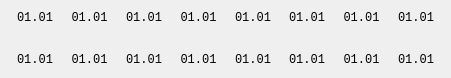
   <widget class="QWidget" name="horizontalLayoutWidget">
    <property name="geometry">
     <rect>
      <x>10</x>
      <y>50</y>
      <width>451</width>
      <height>71</height>
     </rect>
    </property>
    <layout class="QHBoxLayout" name="horizontalLayout">
     <item>
      <layout class="QVBoxLayout" name="verticalLayout_2">
       <item>
        <widget class="QLabel" name="date_label_1">
         <property name="sizePolicy">
          <sizepolicy hsizetype="Preferred" vsizetype="Preferred">
           <horstretch>0</horstretch>
           <verstretch>0</verstretch>
          </sizepolicy>
         </property>
         <property name="font">
          <font>
           <family>Courier New</family>
           <pointsize>9</pointsize>
          </font>
         </property>
         <property name="cursor">
          <cursorShape>ArrowCursor</cursorShape>
         </property>
         <property name="layoutDirection">
          <enum>Qt::LeftToRight</enum>
         </property>
         <property name="text">
          <string>01.01</string>
         </property>
         <property name="alignment">
          <set>Qt::AlignCenter</set>
         </property>
         <property name="wordWrap">
          <bool>false</bool>
         </property>
        </widget>
       </item>
       <item alignment="Qt::AlignHCenter">
        <widget class="QLabel" name="icon_label_1">
         <property name="minimumSize">
          <size>
           <width>16</width>
           <height>16</height>
          </size>
         </property>
         <property name="maximumSize">
          <size>
           <width>16</width>
           <height>16</height>
          </size>
         </property>
         <property name="styleSheet">
          <string notr="true"/>
         </property>
         <property name="text">
          <string/>
         </property>
         <property name="alignment">
          <set>Qt::AlignCenter</set>
         </property>
        </widget>
       </item>
       <item>
        <widget class="QLabel" name="temp_label_1">
         <property name="sizePolicy">
          <sizepolicy hsizetype="Preferred" vsizetype="Preferred">
           <horstretch>0</horstretch>
           <verstretch>0</verstretch>
          </sizepolicy>
         </property>
         <property name="font">
          <font>
           <family>Courier New</family>
           <pointsize>9</pointsize>
          </font>
         </property>
         <property name="cursor">
          <cursorShape>ArrowCursor</cursorShape>
         </property>
         <property name="layoutDirection">
          <enum>Qt::LeftToRight</enum>
         </property>
         <property name="text">
          <string>01.01</string>
         </property>
         <property name="alignment">
          <set>Qt::AlignCenter</set>
         </property>
         <property name="wordWrap">
          <bool>false</bool>
         </property>
        </widget>
       </item>
      </layout>
     </item>
     <item>
      <layout class="QVBoxLayout" name="verticalLayout_3">
       <item>
        <widget class="QLabel" name="date_label_2">
         <property name="sizePolicy">
          <sizepolicy hsizetype="Preferred" vsizetype="Preferred">
           <horstretch>0</horstretch>
           <verstretch>0</verstretch>
          </sizepolicy>
         </property>
         <property name="font">
          <font>
           <family>Courier New</family>
           <pointsize>9</pointsize>
          </font>
         </property>
         <property name="cursor">
          <cursorShape>ArrowCursor</cursorShape>
         </property>
         <property name="layoutDirection">
          <enum>Qt::LeftToRight</enum>
         </property>
         <property name="text">
          <string>01.01</string>
         </property>
         <property name="alignment">
          <set>Qt::AlignCenter</set>
         </property>
         <property name="wordWrap">
          <bool>false</bool>
         </property>
        </widget>
       </item>
       <item alignment="Qt::AlignHCenter">
        <widget class="QLabel" name="icon_label_2">
         <property name="minimumSize">
          <size>
           <width>16</width>
           <height>16</height>
          </size>
         </property>
         <property name="maximumSize">
          <size>
           <width>16</width>
           <height>16</height>
          </size>
         </property>
         <property name="styleSheet">
          <string notr="true"/>
         </property>
         <property name="text">
          <string/>
         </property>
         <property name="alignment">
          <set>Qt::AlignCenter</set>
         </property>
        </widget>
       </item>
       <item>
        <widget class="QLabel" name="temp_label_2">
         <property name="sizePolicy">
          <sizepolicy hsizetype="Preferred" vsizetype="Preferred">
           <horstretch>0</horstretch>
           <verstretch>0</verstretch>
          </sizepolicy>
         </property>
         <property name="font">
          <font>
           <family>Courier New</family>
           <pointsize>9</pointsize>
          </font>
         </property>
         <property name="cursor">
          <cursorShape>ArrowCursor</cursorShape>
         </property>
         <property name="layoutDirection">
          <enum>Qt::LeftToRight</enum>
         </property>
         <property name="text">
          <string>01.01</string>
         </property>
         <property name="alignment">
          <set>Qt::AlignCenter</set>
         </property>
         <property name="wordWrap">
          <bool>false</bool>
         </property>
        </widget>
       </item>
      </layout>
     </item>
     <item>
      <layout class="QVBoxLayout" name="verticalLayout_4">
       <item>
        <widget class="QLabel" name="date_label_3">
         <property name="sizePolicy">
          <sizepolicy hsizetype="Preferred" vsizetype="Preferred">
           <horstretch>0</horstretch>
           <verstretch>0</verstretch>
          </sizepolicy>
         </property>
         <property name="font">
          <font>
           <family>Courier New</family>
           <pointsize>9</pointsize>
          </font>
         </property>
         <property name="cursor">
          <cursorShape>ArrowCursor</cursorShape>
         </property>
         <property name="layoutDirection">
          <enum>Qt::LeftToRight</enum>
         </property>
         <property name="text">
          <string>01.01</string>
         </property>
         <property name="alignment">
          <set>Qt::AlignCenter</set>
         </property>
         <property name="wordWrap">
          <bool>false</bool>
         </property>
        </widget>
       </item>
       <item alignment="Qt::AlignHCenter">
        <widget class="QLabel" name="icon_label_3">
         <property name="minimumSize">
          <size>
           <width>16</width>
           <height>16</height>
          </size>
         </property>
         <property name="maximumSize">
          <size>
           <width>16</width>
           <height>16</height>
          </size>
         </property>
         <property name="styleSheet">
          <string notr="true"/>
         </property>
         <property name="text">
          <string/>
         </property>
         <property name="alignment">
          <set>Qt::AlignCenter</set>
         </property>
        </widget>
       </item>
       <item>
        <widget class="QLabel" name="temp_label_3">
         <property name="sizePolicy">
          <sizepolicy hsizetype="Preferred" vsizetype="Preferred">
           <horstretch>0</horstretch>
           <verstretch>0</verstretch>
          </sizepolicy>
         </property>
         <property name="font">
          <font>
           <family>Courier New</family>
           <pointsize>9</pointsize>
          </font>
         </property>
         <property name="cursor">
          <cursorShape>ArrowCursor</cursorShape>
         </property>
         <property name="layoutDirection">
          <enum>Qt::LeftToRight</enum>
         </property>
         <property name="text">
          <string>01.01</string>
         </property>
         <property name="alignment">
          <set>Qt::AlignCenter</set>
         </property>
         <property name="wordWrap">
          <bool>false</bool>
         </property>
        </widget>
       </item>
      </layout>
     </item>
     <item>
      <layout class="QVBoxLayout" name="verticalLayout_5">
       <item>
        <widget class="QLabel" name="date_label_4">
         <property name="sizePolicy">
          <sizepolicy hsizetype="Preferred" vsizetype="Preferred">
           <horstretch>0</horstretch>
           <verstretch>0</verstretch>
          </sizepolicy>
         </property>
         <property name="font">
          <font>
           <family>Courier New</family>
           <pointsize>9</pointsize>
          </font>
         </property>
         <property name="cursor">
          <cursorShape>ArrowCursor</cursorShape>
         </property>
         <property name="layoutDirection">
          <enum>Qt::LeftToRight</enum>
         </property>
         <property name="text">
          <string>01.01</string>
         </property>
         <property name="alignment">
          <set>Qt::AlignCenter</set>
         </property>
         <property name="wordWrap">
          <bool>false</bool>
         </property>
        </widget>
       </item>
       <item alignment="Qt::AlignHCenter">
        <widget class="QLabel" name="icon_label_4">
         <property name="minimumSize">
          <size>
           <width>16</width>
           <height>16</height>
          </size>
         </property>
         <property name="maximumSize">
          <size>
           <width>16</width>
           <height>16</height>
          </size>
         </property>
         <property name="styleSheet">
          <string notr="true"/>
         </property>
         <property name="text">
          <string/>
         </property>
         <property name="alignment">
          <set>Qt::AlignCenter</set>
         </property>
        </widget>
       </item>
       <item>
        <widget class="QLabel" name="temp_label_4">
         <property name="sizePolicy">
          <sizepolicy hsizetype="Preferred" vsizetype="Preferred">
           <horstretch>0</horstretch>
           <verstretch>0</verstretch>
          </sizepolicy>
         </property>
         <property name="font">
          <font>
           <family>Courier New</family>
           <pointsize>9</pointsize>
          </font>
         </property>
         <property name="cursor">
          <cursorShape>ArrowCursor</cursorShape>
         </property>
         <property name="layoutDirection">
          <enum>Qt::LeftToRight</enum>
         </property>
         <property name="text">
          <string>01.01</string>
         </property>
         <property name="alignment">
          <set>Qt::AlignCenter</set>
         </property>
         <property name="wordWrap">
          <bool>false</bool>
         </property>
        </widget>
       </item>
      </layout>
     </item>
     <item>
      <layout class="QVBoxLayout" name="verticalLayout_6">
       <item>
        <widget class="QLabel" name="date_label_5">
         <property name="sizePolicy">
          <sizepolicy hsizetype="Preferred" vsizetype="Preferred">
           <horstretch>0</horstretch>
           <verstretch>0</verstretch>
          </sizepolicy>
         </property>
         <property name="font">
          <font>
           <family>Courier New</family>
           <pointsize>9</pointsize>
          </font>
         </property>
         <property name="cursor">
          <cursorShape>ArrowCursor</cursorShape>
         </property>
         <property name="layoutDirection">
          <enum>Qt::LeftToRight</enum>
         </property>
         <property name="text">
          <string>01.01</string>
         </property>
         <property name="alignment">
          <set>Qt::AlignCenter</set>
         </property>
         <property name="wordWrap">
          <bool>false</bool>
         </property>
        </widget>
       </item>
       <item alignment="Qt::AlignHCenter">
        <widget class="QLabel" name="icon_label_5">
         <property name="minimumSize">
          <size>
           <width>16</width>
           <height>16</height>
          </size>
         </property>
         <property name="maximumSize">
          <size>
           <width>16</width>
           <height>16</height>
          </size>
         </property>
         <property name="styleSheet">
          <string notr="true"/>
         </property>
         <property name="text">
          <string/>
         </property>
         <property name="alignment">
          <set>Qt::AlignCenter</set>
         </property>
        </widget>
       </item>
       <item>
        <widget class="QLabel" name="temp_label_5">
         <property name="sizePolicy">
          <sizepolicy hsizetype="Preferred" vsizetype="Preferred">
           <horstretch>0</horstretch>
           <verstretch>0</verstretch>
          </sizepolicy>
         </property>
         <property name="font">
          <font>
           <family>Courier New</family>
           <pointsize>9</pointsize>
          </font>
         </property>
         <property name="cursor">
          <cursorShape>ArrowCursor</cursorShape>
         </property>
         <property name="layoutDirection">
          <enum>Qt::LeftToRight</enum>
         </property>
         <property name="text">
          <string>01.01</string>
         </property>
         <property name="alignment">
          <set>Qt::AlignCenter</set>
         </property>
         <property name="wordWrap">
          <bool>false</bool>
         </property>
        </widget>
       </item>
      </layout>
     </item>
     <item>
      <layout class="QVBoxLayout" name="verticalLayout_7">
       <item>
        <widget class="QLabel" name="date_label_6">
         <property name="sizePolicy">
          <sizepolicy hsizetype="Preferred" vsizetype="Preferred">
           <horstretch>0</horstretch>
           <verstretch>0</verstretch>
          </sizepolicy>
         </property>
         <property name="font">
          <font>
           <family>Courier New</family>
           <pointsize>9</pointsize>
          </font>
         </property>
         <property name="cursor">
          <cursorShape>ArrowCursor</cursorShape>
         </property>
         <property name="layoutDirection">
          <enum>Qt::LeftToRight</enum>
         </property>
         <property name="text">
          <string>01.01</string>
         </property>
         <property name="alignment">
          <set>Qt::AlignCenter</set>
         </property>
         <property name="wordWrap">
          <bool>false</bool>
         </property>
        </widget>
       </item>
       <item alignment="Qt::AlignHCenter">
        <widget class="QLabel" name="icon_label_6">
         <property name="minimumSize">
          <size>
           <width>16</width>
           <height>16</height>
          </size>
         </property>
         <property name="maximumSize">
          <size>
           <width>16</width>
           <height>16</height>
          </size>
         </property>
         <property name="styleSheet">
          <string notr="true"/>
         </property>
         <property name="text">
          <string/>
         </property>
         <property name="alignment">
          <set>Qt::AlignCenter</set>
         </property>
        </widget>
       </item>
       <item>
        <widget class="QLabel" name="temp_label_6">
         <property name="sizePolicy">
          <sizepolicy hsizetype="Preferred" vsizetype="Preferred">
           <horstretch>0</horstretch>
           <verstretch>0</verstretch>
          </sizepolicy>
         </property>
         <property name="font">
          <font>
           <family>Courier New</family>
           <pointsize>9</pointsize>
          </font>
         </property>
         <property name="cursor">
          <cursorShape>ArrowCursor</cursorShape>
         </property>
         <property name="layoutDirection">
          <enum>Qt::LeftToRight</enum>
         </property>
         <property name="text">
          <string>01.01</string>
         </property>
         <property name="alignment">
          <set>Qt::AlignCenter</set>
         </property>
         <property name="wordWrap">
          <bool>false</bool>
         </property>
        </widget>
       </item>
      </layout>
     </item>
     <item>
      <layout class="QVBoxLayout" name="verticalLayout_8">
       <item>
        <widget class="QLabel" name="date_label_7">
         <property name="sizePolicy">
          <sizepolicy hsizetype="Preferred" vsizetype="Preferred">
           <horstretch>0</horstretch>
           <verstretch>0</verstretch>
          </sizepolicy>
         </property>
         <property name="font">
          <font>
           <family>Courier New</family>
           <pointsize>9</pointsize>
          </font>
         </property>
         <property name="cursor">
          <cursorShape>ArrowCursor</cursorShape>
         </property>
         <property name="layoutDirection">
          <enum>Qt::LeftToRight</enum>
         </property>
         <property name="text">
          <string>01.01</string>
         </property>
         <property name="alignment">
          <set>Qt::AlignCenter</set>
         </property>
         <property name="wordWrap">
          <bool>false</bool>
         </property>
        </widget>
       </item>
       <item alignment="Qt::AlignHCenter">
        <widget class="QLabel" name="icon_label_7">
         <property name="minimumSize">
          <size>
           <width>16</width>
           <height>16</height>
          </size>
         </property>
         <property name="maximumSize">
          <size>
           <width>16</width>
           <height>16</height>
          </size>
         </property>
         <property name="styleSheet">
          <string notr="true"/>
         </property>
         <property name="text">
          <string/>
         </property>
         <property name="alignment">
          <set>Qt::AlignCenter</set>
         </property>
        </widget>
       </item>
       <item>
        <widget class="QLabel" name="temp_label_7">
         <property name="sizePolicy">
          <sizepolicy hsizetype="Preferred" vsizetype="Preferred">
           <horstretch>0</horstretch>
           <verstretch>0</verstretch>
          </sizepolicy>
         </property>
         <property name="font">
          <font>
           <family>Courier New</family>
           <pointsize>9</pointsize>
          </font>
         </property>
         <property name="cursor">
          <cursorShape>ArrowCursor</cursorShape>
         </property>
         <property name="layoutDirection">
          <enum>Qt::LeftToRight</enum>
         </property>
         <property name="text">
          <string>01.01</string>
         </property>
         <property name="alignment">
          <set>Qt::AlignCenter</set>
         </property>
         <property name="wordWrap">
          <bool>false</bool>
         </property>
        </widget>
       </item>
      </layout>
     </item>
     <item>
      <layout class="QVBoxLayout" name="verticalLayout_9">
       <item>
        <widget class="QLabel" name="date_label_8">
         <property name="sizePolicy">
          <sizepolicy hsizetype="Preferred" vsizetype="Preferred">
           <horstretch>0</horstretch>
           <verstretch>0</verstretch>
          </sizepolicy>
         </property>
         <property name="font">
          <font>
           <family>Courier New</family>
           <pointsize>9</pointsize>
          </font>
         </property>
         <property name="cursor">
          <cursorShape>ArrowCursor</cursorShape>
         </property>
         <property name="layoutDirection">
          <enum>Qt::LeftToRight</enum>
         </property>
         <property name="text">
          <string>01.01</string>
         </property>
         <property name="alignment">
          <set>Qt::AlignCenter</set>
         </property>
         <property name="wordWrap">
          <bool>false</bool>
         </property>
        </widget>
       </item>
       <item alignment="Qt::AlignHCenter">
        <widget class="QLabel" name="icon_label_8">
         <property name="minimumSize">
          <size>
           <width>16</width>
           <height>16</height>
          </size>
         </property>
         <property name="maximumSize">
          <size>
           <width>16</width>
           <height>16</height>
          </size>
         </property>
         <property name="styleSheet">
          <string notr="true"/>
         </property>
         <property name="text">
          <string/>
         </property>
         <property name="alignment">
          <set>Qt::AlignCenter</set>
         </property>
        </widget>
       </item>
       <item>
        <widget class="QLabel" name="temp_label_8">
         <property name="sizePolicy">
          <sizepolicy hsizetype="Preferred" vsizetype="Preferred">
           <horstretch>0</horstretch>
           <verstretch>0</verstretch>
          </sizepolicy>
         </property>
         <property name="font">
          <font>
           <family>Courier New</family>
           <pointsize>9</pointsize>
          </font>
         </property>
         <property name="cursor">
          <cursorShape>ArrowCursor</cursorShape>
         </property>
         <property name="layoutDirection">
          <enum>Qt::LeftToRight</enum>
         </property>
         <property name="text">
          <string>01.01</string>
         </property>
         <property name="alignment">
          <set>Qt::AlignCenter</set>
         </property>
         <property name="wordWrap">
          <bool>false</bool>
         </property>
        </widget>
       </item>
      </layout>
     </item>
    </layout>
   </widget>
